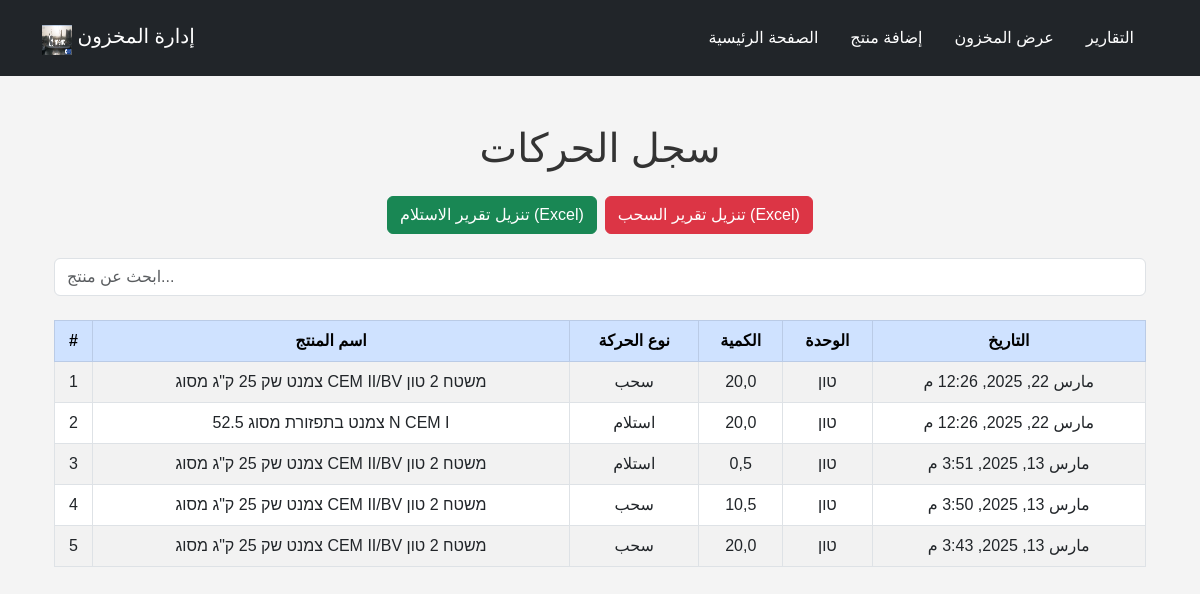
Page /myapp/reports/ (signed in) on the earlier database version.
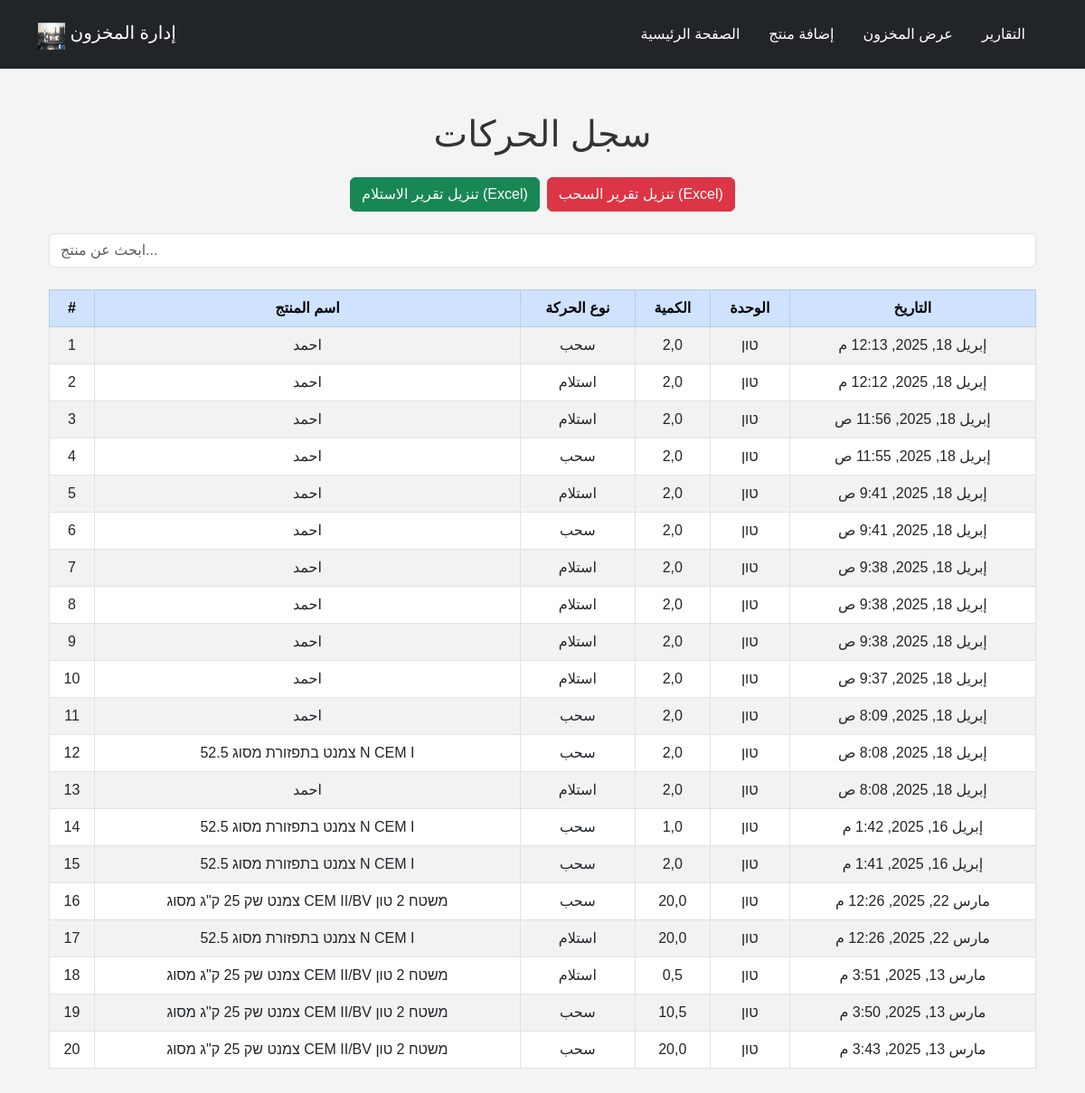
Same page on the later database version.
### myapp/models.py (models this page shows, shortened)
class Movement(models.Model):
    MOVEMENT_TYPES = (
        ('استلام', 'استلام'),
        ('سحب', 'سحب'),
    )
    product = models.ForeignKey(Product, on_delete=models.CASCADE)
    movement_type = models.CharField(max_length=50, choices=MOVEMENT_TYPES)
    quantity = models.FloatField()
    date = models.DateTimeField(auto_now_add=True)
    quantity_after = models.FloatField(null=True, blank=True) # الحقل الجديد

class Product(models.Model):
    product_name = models.CharField(max_length=255)
    product_code = models.CharField(max_length=50, unique=True)
    quantity = models.FloatField(default=0)
    unit = models.CharField(max_length=50)
    min_stock = models.FloatField()

### myapp/views.py (the view)
# urls.py: path('reports/', views.show_reports, name='show_reports'),
@login_required
def show_reports(request):
    movements = Movement.objects.all().order_by('-date')
    context = {
        'movements': movements,
        'report_type': 'سجل الحركات', # يمكنك تعديل هذا العنوان
    }
    return render(request, 'myapp/reports.html', context)

### myapp/templates/myapp/reports.html (shortened to what this page needs)
{% extends 'base.html' %}
{% block content %}
<div class="container my-5">
    <h1 class="text-center mb-4">سجل الحركات</h1>
    <div class="d-flex justify-content-center mb-4">
        <a href="{% url 'received_report' %}" class="btn btn-success me-2">تنزيل تقرير الاستلام (Excel)</a>
        <a href="{% url 'withdrawn_report' %}" class="btn btn-danger">تنزيل تقرير السحب (Excel)</a>
    </div>
    <div class="search-box mb-4">
        <input type="text" id="searchInput" class="form-control" placeholder="ابحث عن منتج...">
    </div>
    {% if movements %}
    <div class="table-responsive">
        <table id="movementsTable" class="table table-bordered table-striped">
            <thead class="table-primary">
                <tr>
                    <th class="text-center">#</th>
                    <th class="text-center">اسم المنتج</th>
                    <th class="text-center">نوع الحركة</th>
                    <th class="text-center">الكمية</th>
                    <th class="text-center">الوحدة</th>
                    <th class="text-center">التاريخ</th>
                </tr>
            </thead>
            <tbody>
                {% for movement in movements %}
                <tr>
                    <td class="text-center">{{ forloop.counter }}</td>
                    <td class="text-center">{{ movement.product.product_name }}</td>
                    <td class="text-center">{{ movement.movement_type }}</td>
                    <td class="text-center">{{ movement.quantity }}</td>
                    <td class="text-center">{{ movement.product.unit }}</td>
                    <td class="text-center">{{ movement.date }}</td>
                </tr>
                {% empty %}
                    <tr><td colspan="6" class="text-center">لا توجد حركات لعرضها في هذا التقرير.</td></tr>
                {% endfor %}
            </tbody>
        </table>
    </div>
    {% else %}
        <p class="text-center text-warning fw-bold">لا توجد حركات لعرضها في هذا التقرير.</p>
    {% endif %}
</div>
{% endblock %}

### myapp/templates/myapp/base.html (shortened to what this page needs)
{% load static %}
<!DOCTYPE html>
<html lang="ar">
<head>
    <link href="https://cdn.jsdelivr.net/npm/bootstrap@5.3.0/dist/css/bootstrap.min.css" rel="stylesheet">
    <link href="{% static 'css/styles.css' %}" rel="stylesheet">
</head>
<body>
<nav class="navbar navbar-expand-lg navbar-dark bg-dark">
    <div class="container">
        <a class="navbar-brand" href="{% url 'home' %}">
            <img src="{% static 'images/logo.png' %}" alt="Logo" width="30" height="30" class="d-inline-block align-text-top">
            إدارة المخزون
        </a>
        <div class="collapse navbar-collapse" id="navbarNav">
            <ul class="navbar-nav ms-auto">
                <li class="nav-item">
                    <a class="nav-link {% if request.resolver_match.url_name == 'home' %}active{% endif %}" href="{% url 'home' %}">الصفحة الرئيسية</a>
                </li>
                <li class="nav-item">
                    <a class="nav-link {% if request.resolver_match.url_name == 'add_product' %}active{% endif %}" href="{% url 'add_product' %}">إضافة منتج</a>
                </li>
                <li class="nav-item">
                    <a class="nav-link {% if request.resolver_match.url_name == 'product_list' %}active{% endif %}" href="{% url 'product_list' %}">عرض المخزون</a>
                </li>
                <li class="nav-item">
                    <a class="nav-link {% if request.resolver_match.url_name == 'show_reports' %}active{% endif %}" href="{% url 'show_reports' %}">التقارير</a>
                </li>
            </ul>
        </div>
    </div>
</nav>
<div class="container mt-4">
    {% block content %}{% endblock %}
</div>
</body>
</html>

### myapp/static/css/styles.css (style rules this page uses)
body { font-family: Arial, sans-serif; margin: 0; padding: 0; background-color: #f4f4f4; color: #333; }
.navbar { background-color: #333; color: #fff; padding: 1rem; position: sticky; top: 0; z-index: 1000; }
.navbar a { color: #fff; text-decoration: none; margin-right: 1rem; }

Differences in the rows shown:
added Movement: product.product_name "احمد", movement_type "سحب", quantity "2,0", product.unit "טון", date "إبريل 18, 2025, 12:13 م"
added Movement: product.product_name "احمد", movement_type "استلام", quantity "2,0", product.unit "טון", date "إبريل 18, 2025, 12:12 م"
added Movement: product.product_name "احمد", movement_type "استلام", quantity "2,0", product.unit "טון", date "إبريل 18, 2025, 11:56 ص"
added Movement: product.product_name "احمد", movement_type "سحب", quantity "2,0", product.unit "טון", date "إبريل 18, 2025, 11:55 ص"
added Movement: product.product_name "احمد", movement_type "استلام", quantity "2,0", product.unit "טון", date "إبريل 18, 2025, 9:41 ص"
added Movement: product.product_name "احمد", movement_type "سحب", quantity "2,0", product.unit "טון", date "إبريل 18, 2025, 9:41 ص"
added Movement: product.product_name "احمد", movement_type "استلام", quantity "2,0", product.unit "טון", date "إبريل 18, 2025, 9:38 ص"
added Movement: product.product_name "احمد", movement_type "استلام", quantity "2,0", product.unit "טון", date "إبريل 18, 2025, 9:38 ص"
added Movement: product.product_name "احمد", movement_type "استلام", quantity "2,0", product.unit "טון", date "إبريل 18, 2025, 9:38 ص"
added Movement: product.product_name "احمد", movement_type "استلام", quantity "2,0", product.unit "טון", date "إبريل 18, 2025, 9:37 ص"
added Movement: product.product_name "احمد", movement_type "سحب", quantity "2,0", product.unit "טון", date "إبريل 18, 2025, 8:09 ص"
added Movement: product.product_name "צמנט בתפזורת מסוג 52.5 N CEM I", movement_type "سحب", quantity "2,0", product.unit "טון", date "إبريل 18, 2025, 8:08 ص"
added Movement: product.product_name "احمد", movement_type "استلام", quantity "2,0", product.unit "טון", date "إبريل 18, 2025, 8:08 ص"
added Movement: product.product_name "צמנט בתפזורת מסוג 52.5 N CEM I", movement_type "سحب", quantity "1,0", product.unit "טון", date "إبريل 16, 2025, 1:42 م"
added Movement: product.product_name "צמנט בתפזורת מסוג 52.5 N CEM I", movement_type "سحب", quantity "2,0", product.unit "טון", date "إبريل 16, 2025, 1:41 م"
